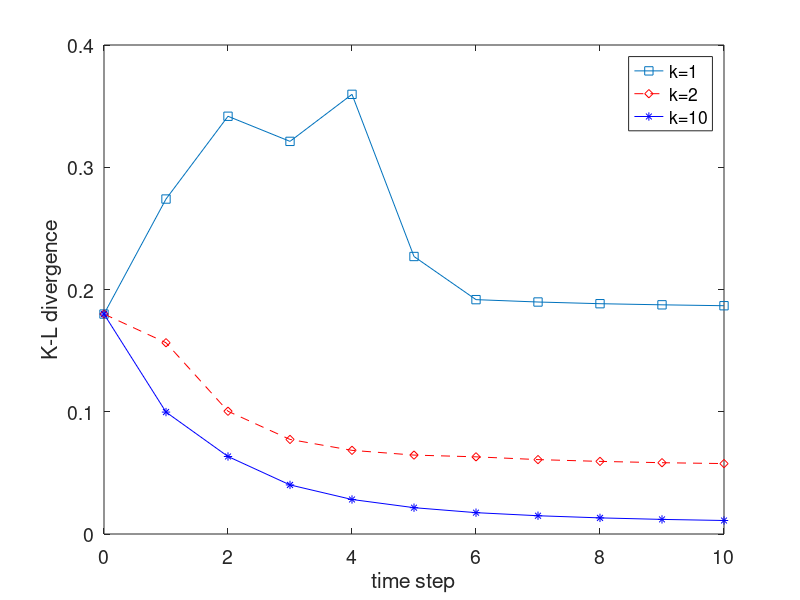

The MATLAB script that drew this image:
clear all;close all;

comp = [0.179919282	0.274000641	0.341709108	0.321169274	0.35964163	0.22699801	0.191709837	0.189772126	0.188387062	0.187472174	0.186733606
0.179919282	0.156451867	0.100414074	0.077348173	0.068434293	0.064547694	0.063128322	0.060863267	0.059391989	0.058324609	0.057604721
0.179919282	0.099731186	0.063402162	0.040151873	0.028237542	0.021538216	0.017461222	0.014940563	0.013192255	0.011946211	0.011049
];

% 
% 
% comp = [0.179919282	0.443459623	0.292742999	0.233375098	0.228326735	0.244712108	0.254597582	0.261975656	0.267882775	0.271767932
% 0.179919282	0.181269471	0.142279152	0.120289616	0.107621729	0.100683222	0.096332814	0.093130671	0.091960885	0.088777745
% ];

% h00 = figure('position',[100 100 600 600],'Color',[1 1 1]);
% plot(0:size(comp,2)-1,comp(1,:),'s--');hold on;
% plot(0:size(comp,2)-1,comp(2,:),'r*-');hold on;
% legend('k=1','k=10');
% xlabel('time step');
% ylabel('K-L divergence');
% set(gca,'FontSize',14);
% 
% 

% 'g',x,y2,'b--o',x,y3,'c*'

h00 = figure('position',[100 100 600 600],'Color',[1 1 1]);
plot(0:size(comp,2)-1,comp(1,:),'s-');hold on;
plot(0:size(comp,2)-1,comp(2,:),'r--d');hold on;
plot(0:size(comp,2)-1,comp(3,:),'b*-');hold on;

legend('k=1','k=2','k=10');
xlabel('time step');
ylabel('K-L divergence');
set(gca,'FontSize',14);
% 
% 
% h01 = figure('position',[100 100 600 600],'Color',[1 1 1]);
% plot(0:size(comp2,2)-1,comp2(1,:),'s-');hold on;
% plot(0:size(comp2,2)-1,comp2(2,:),'g--d');hold on;
% plot(0:size(comp2,2)-1,comp2(3,:),'c*-');hold on;
% legend('k=1(fixed)','k=2(fixed)','k=10(fixed)');
% xlabel('time step');
% ylabel('K-L divergence');
% set(gca,'FontSize',14);